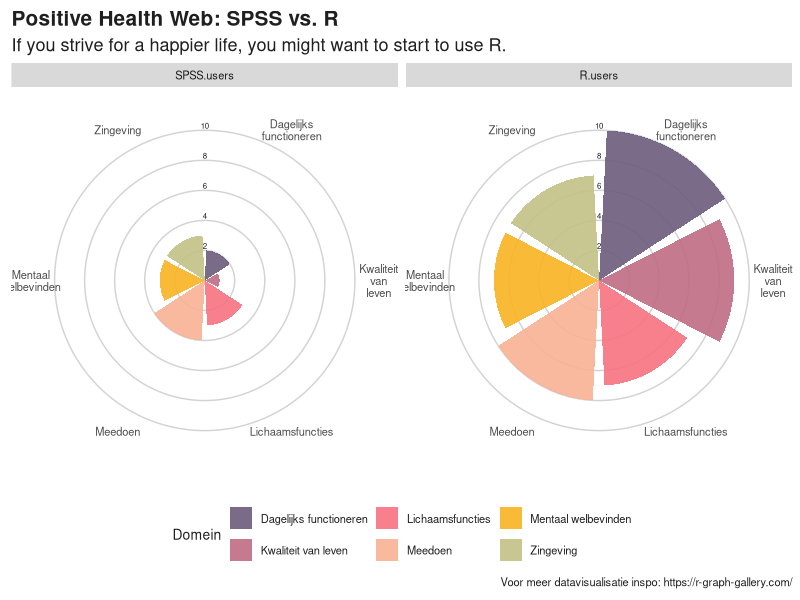

The R script that drew this image:
# Promotie R script 1

rm(list=ls())

# --------- Packages --------- 
### Run this line only once:
# install.packages("dplyr"); install.packages("ggplot2"); install.packages("stringr"); install.packages("reshape2"); 

library(dplyr)
library(ggplot2)
library(stringr)
library(reshape2)

# ------ Prepare data --------

# create data frame
SPSS.users  <- c(3,2,3,4,1,3)
set.seed(123); R.users     <- sample(5:10, 6) # run together
df          <- as.data.frame(cbind(SPSS.users,R.users))
df$R.users[df$R.users < 7] <- 7

# add domain
df$Domein   <- c("Lichaamsfuncties", "Dagelijks functioneren", "Zingeving", "Meedoen", "Kwaliteit van leven", "Mentaal welbevinden")

# create data frame for plot
plot_df     <- reshape2::melt(df, id = "Domein")


# ------ Het figuur -------

# Voorbeeldscript van R gallery:  (link: https://r-graph-gallery.com/web-circular-barplot-with-R-and-ggplot2.html)

scale_range <- seq(0, 10, 2)
# Make the plot
plt <- ggplot(plot_df) +
  geom_hline( aes(yintercept = y), data.frame(y=scale_range), color="lightgrey" ) +
  geom_col( aes(x=str_wrap(Domein,5), y=value, fill=Domein), position = "dodge2", show.legend = TRUE, alpha = .9) +
  xlab(" ") + ylab("Waarde") + 
  coord_polar() +
  # Annotate custom scale inside plot
  annotate(x = 6.5, y = 2.3, label = "2", geom = "text", size = 2, color = "gray12") +
  annotate(x = 6.5, y = 4.3, label = "4", geom = "text", size = 2, color = "gray12") +
  annotate(x = 6.5, y = 6.3, label = "6", geom = "text", size = 2, color = "gray12") +
  annotate(x = 6.5, y = 8.3, label = "8", geom = "text", size = 2, color = "gray12") +
  annotate(x = 6.5, y = 10.3, label = "10", geom = "text", size = 2, color = "gray12") +
  facet_wrap( . ~ variable)

# Add labels & Change colors
plt + labs(
  title = "Positive Health Web: SPSS vs. R",
  subtitle ="If you strive for a happier life, you might want to start to use R.",
  caption = "Voor meer datavisualisatie inspo: https://r-graph-gallery.com/") +
  scale_fill_manual(values=c("#6C5B7B","#C06C84","#F67280","#F8B195","#F8B222","#C2C185")) +
  theme(text = element_text(size = 10, color = "gray12"), 
        plot.title = element_text(face = "bold", size = 15, hjust = 0),
        plot.subtitle = element_text(size = 13, hjust = 0),
        axis.title = element_blank(),axis.ticks = element_blank(), axis.text.y = element_blank(), legend.position = "bottom", 
        panel.background = element_rect(fill = "white", color = "white"),panel.grid = element_blank(),panel.grid.major.x = element_blank() )

# Vragen
# Wie scoren beter op 'kwaliteit van leven'?
# Hoe hoog is scoren R users op 'dagelijks functioneren'?
# Op welk domein is het verschil tussen SPSS-gebruikers en R-gebruikers het grootst?
# Bonus: veranderen de plot kleuren in de kleuren van het EC
  
